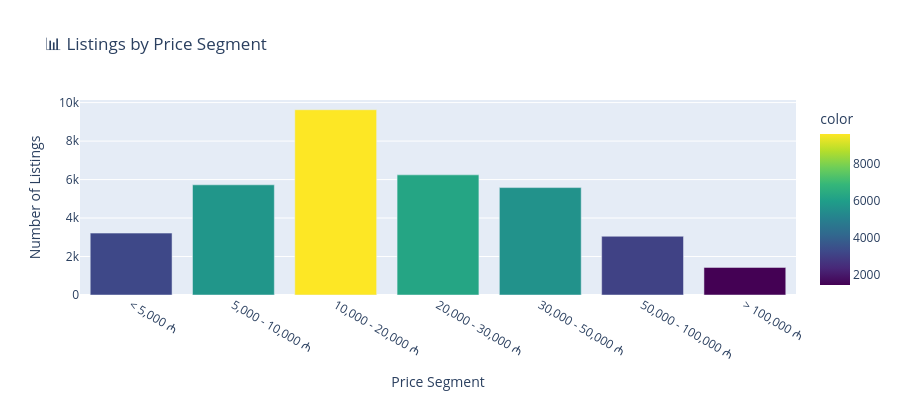

The cell this chart's notebook holds for it:
### Code cell
# Price segments
def price_segment(price):
    if pd.isna(price):
        return 'Unknown'
    elif price < 5000:
        return '< 5,000 ₼'
    elif price < 10000:
        return '5,000 - 10,000 ₼'
    elif price < 20000:
        return '10,000 - 20,000 ₼'
    elif price < 30000:
        return '20,000 - 30,000 ₼'
    elif price < 50000:
        return '30,000 - 50,000 ₼'
    elif price < 100000:
        return '50,000 - 100,000 ₼'
    else:
        return '> 100,000 ₼'

df['price_segment'] = df['price_numeric'].apply(price_segment)

segment_order = ['< 5,000 ₼', '5,000 - 10,000 ₼', '10,000 - 20,000 ₼', 
                 '20,000 - 30,000 ₼', '30,000 - 50,000 ₼', '50,000 - 100,000 ₼', '> 100,000 ₼']

segment_counts = df['price_segment'].value_counts().reindex(segment_order)

fig = px.bar(
    x=segment_counts.index,
    y=segment_counts.values,
    title='📊 Listings by Price Segment',
    labels={'x': 'Price Segment', 'y': 'Number of Listings'},
    color=segment_counts.values,
    color_continuous_scale='Viridis'
)
fig.update_layout(height=400)
fig.show()

### Figure 1 — Plotly figure (JSON) as saved in the notebook; plotly's stock layout.template omitted (floating-point values rounded to 4 significant figures)
{"data": [{"hovertemplate": "Price Segment=%{x}<br>Number of Listings=%{y}<br>color=%{marker.color}<extra></extra>", "legendgroup": "", "marker": {"color": [3217, 5727, 9629, 6245, 5583, 3052, 1434], "coloraxis": "coloraxis", "pattern": {"shape": ""}}, "name": "", "orientation": "v", "showlegend": false, "textposition": "auto", "type": "bar", "x": ["< 5,000 ₼", "5,000 - 10,000 ₼", "10,000 - 20,000 ₼", "20,000 - 30,000 ₼", "30,000 - 50,000 ₼", "50,000 - 100,000 ₼", "> 100,000 ₼"], "xaxis": "x", "y": [3217, 5727, 9629, 6245, 5583, 3052, 1434], "yaxis": "y"}], "layout": {"barmode": "relative", "coloraxis": {"colorbar": {"title": {"text": "color"}}, "colorscale": [[0, "#440154"], [0.1111, "#482878"], [0.2222, "#3e4989"], [0.3333, "#31688e"], [0.4444, "#26828e"], [0.5556, "#1f9e89"], [0.6667, "#35b779"], [0.7778, "#6ece58"], [0.8889, "#b5de2b"], [1, "#fde725"]]}, "height": 400, "legend": {"tracegroupgap": 0}, "title": {"text": "📊 Listings by Price Segment"}, "xaxis": {"anchor": "y", "domain": [0, 1], "title": {"text": "Price Segment"}}, "yaxis": {"anchor": "x", "domain": [0, 1], "title": {"text": "Number of Listings"}}}}
